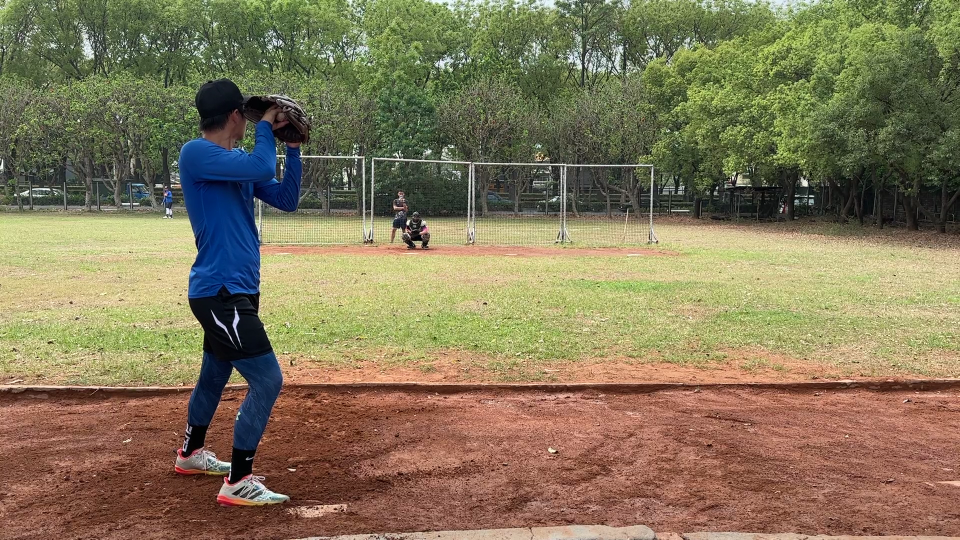
#> input picture mediapipe_v2/1.png, 1919 x 1079 px (shown at 1/2 size)
$ jupyter execute --allow-errors main.ipynb
#> lines starting #> are read from the running program, lines starting #| are printed output that depends on the picture; after the words box and inside, x2 and y2 are one past the last pixel; in counts of white or black regions, pixels touching at a corner belong together; pictures that were not available may be replaced by others from this repository, and a replacement may not be noted
[cell 1]
import cv2
import mediapipe as mp
import math

# 初始化 MediaPipe Pose 模型
mp_drawing = mp.solutions.drawing_utils
mp_pose = mp.solutions.pose

# 计算两点之间的倾斜角度
# [13 lines left out: functions calculate_inclination, rescale_frame, not called in this run]

# 打开视频文件
cap = cv2.VideoCapture("IMG_7239.MOV")
#cap = cv2.VideoCapture("1.png")


# 使用 MediaPipe Pose 进行骨架检测
#> (the rest of this cell did not finish here and is left out)

[cell 2]
import cv2 as cv
import numpy as np

[cell 3]
import cv2
import numpy as np

# 讀取背景影像（無棒球的靜態背景）
background = cv2.imread('1.png')
#> background is the input picture: shape (1079, 1919, 3); mean B, G, R 89.6, 119.4, 130.9

# 將背景轉換為灰階
gray_background = cv2.cvtColor(background, cv2.COLOR_BGR2GRAY)
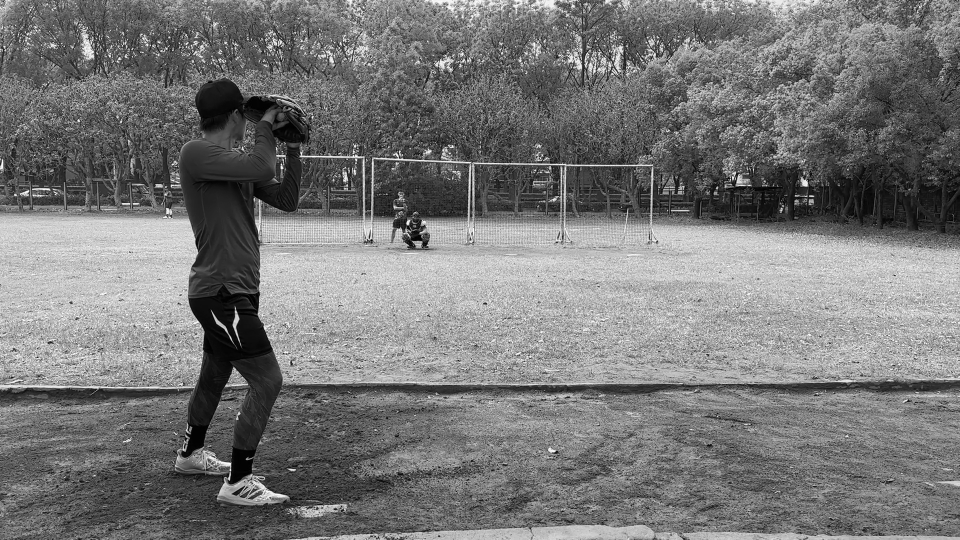
#> gray_background: shape (1079, 1919) (shown at 1/2 size); min 0, max 255, mean 119.4

# 讀取影片
cap = cv2.VideoCapture('IMG_7239.MOV')

while cap.isOpened():
    ret, frame = cap.read()
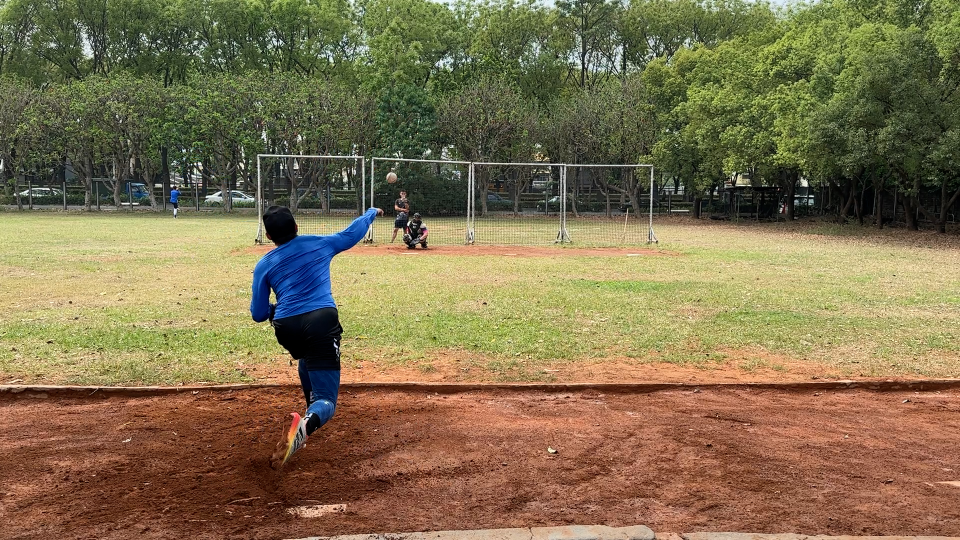
#> input picture mediapipe_v2/IMG_73291564.jpg, 1920 x 1080 px, given in place of IMG_7239.MOV, which was not available (shown at 1/2 size)
#> frame is the input picture: shape (1080, 1920, 3); mean B, G, R 79.6, 113.1, 128.2
    if not ret:
        break

    # 將每幀轉換為灰階
    gray_frame = cv2.cvtColor(frame, cv2.COLOR_BGR2GRAY)
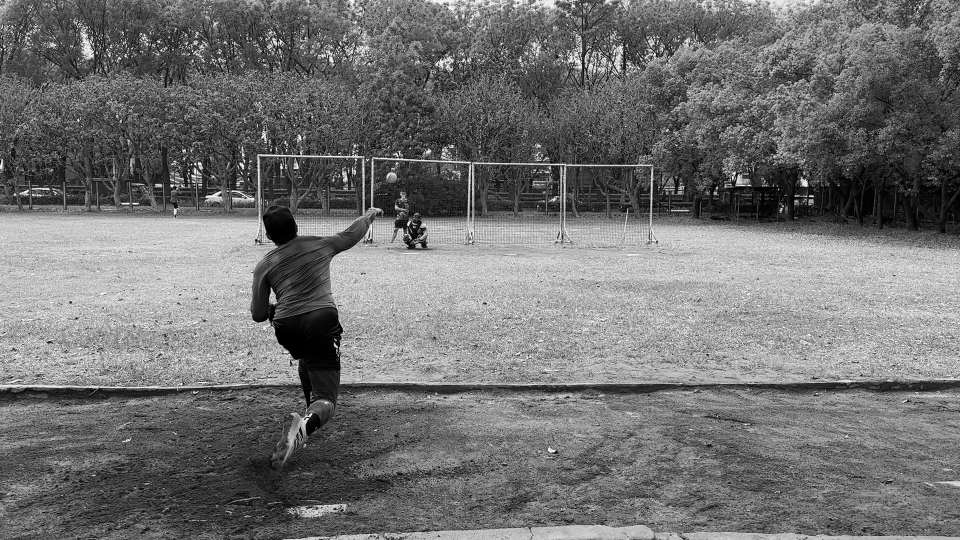
#> gray_frame: shape (1080, 1920) (shown at 1/2 size); min 0, max 255, mean 113.8

    # 調整當前幀大小以匹配背景影像大小
    if gray_background.shape != gray_frame.shape:
        gray_frame = cv2.resize(gray_frame, (gray_background.shape[1], gray_background.shape[0]))
#> gray_frame: shape (1079, 1919)

    # 計算背景與當前幀的差異
    diff = cv2.absdiff(gray_background, gray_frame)
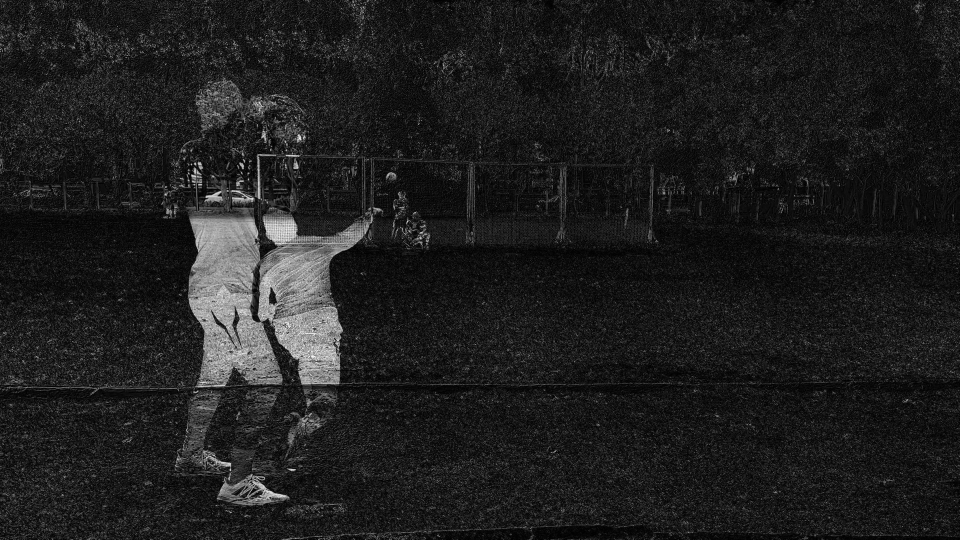
#> diff: shape (1079, 1919) (shown at 1/2 size); min 0, max 251, mean 30.3

    # 應用閾值將差異轉換為二值圖像
    _, foreground_mask = cv2.threshold(diff, 50, 255, cv2.THRESH_BINARY)
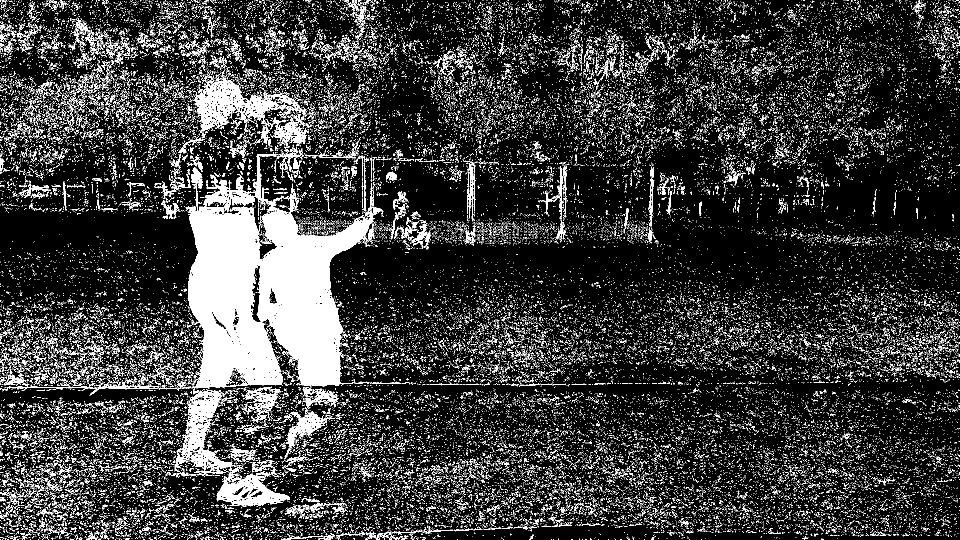
#> foreground_mask: shape (1079, 1919) (shown at 1/2 size); 15.7% white; 59380 white regions (58285 under 20 px), largest, box (x1, y1, x2, y2) and area: (364, 308, 767, 787) 93087, (343, 778, 579, 1012) 11480, (389, 150, 614, 266) 8198

    # 去除雜訊
    foreground_mask = cv2.morphologyEx(foreground_mask, cv2.MORPH_OPEN, cv2.getStructuringElement(cv2.MORPH_ELLIPSE, (5, 5)))
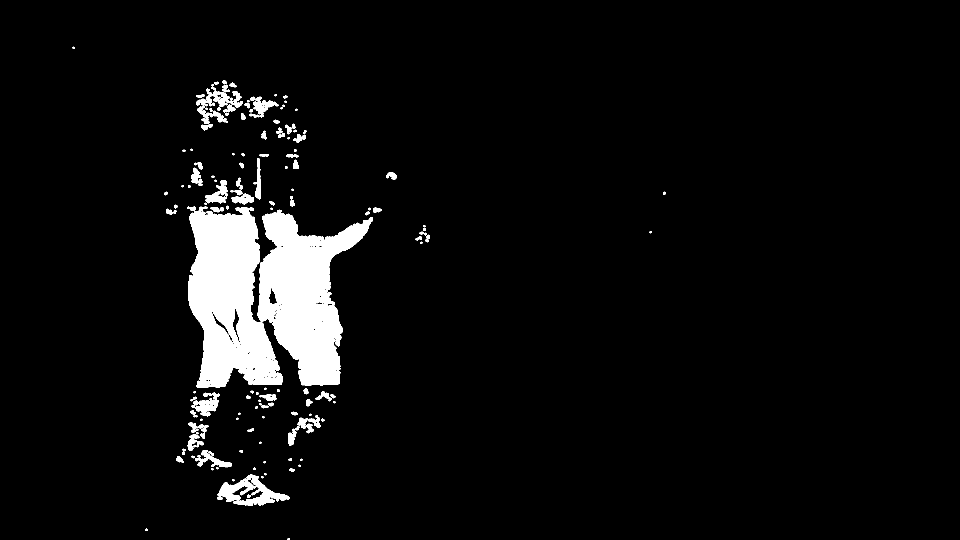
#> foreground_mask: shape (1079, 1919) (shown at 1/2 size); 5.2% white; 157 white regions (43 under 20 px)

    # 確保遮罩是 uint8 格式
    foreground_mask = foreground_mask.astype(np.uint8)

    # 檢查遮罩和圖像尺寸是否一致，並調整大小
    if foreground_mask.shape != frame.shape[:2]:
        foreground_mask = cv2.resize(foreground_mask, (frame.shape[1], frame.shape[0]))
#> foreground_mask: shape (1080, 1920)

    # 使用遮罩保留棒球部分
    foreground = cv2.bitwise_and(frame, frame, mask=foreground_mask)
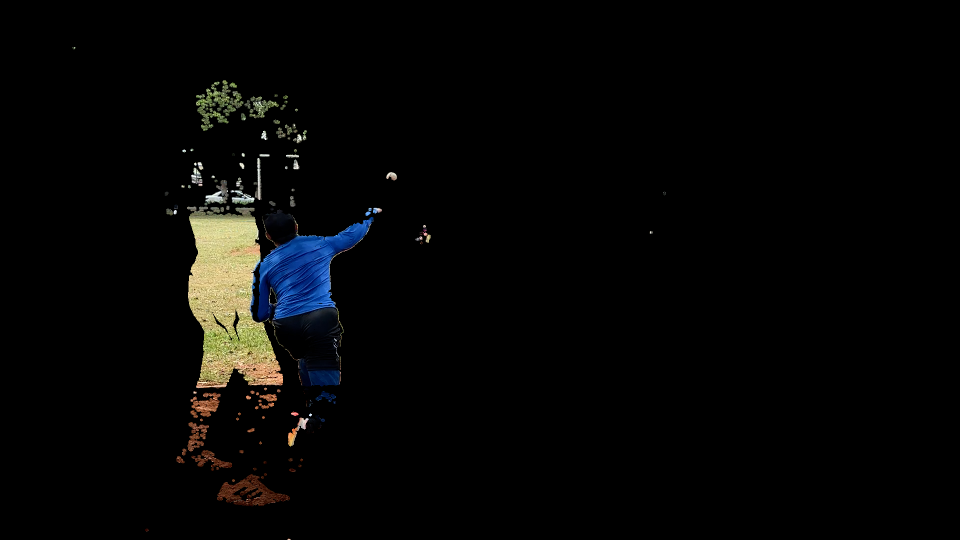
#> foreground: shape (1080, 1920, 3) (shown at 1/2 size); mean B, G, R 5.4, 6, 5.9

    # 顯示結果
    cv2.imshow('Foreground', foreground)

    # 按 'q' 鍵退出
    if cv2.waitKey(30) & 0xFF == ord('q'):
#> (key q is pressed here)
        break

# 釋放資源
cap.release()
cv2.destroyAllWindows()

[cell 4]
import cv2
import numpy as np

# 讀取背景影像（無棒球的靜態背景）
background = cv2.imread('1.png')

# 將背景轉換為灰階
gray_background = cv2.cvtColor(background, cv2.COLOR_BGR2GRAY)

# 讀取影片
cap = cv2.VideoCapture('IMG_7239.MOV')


# 獲取影片的幀寬、高、和每秒幀數（fps）
frame_width = int(cap.get(cv2.CAP_PROP_FRAME_WIDTH))
frame_height = int(cap.get(cv2.CAP_PROP_FRAME_HEIGHT))
fps = int(cap.get(cv2.CAP_PROP_FPS))

# 創建VideoWriter對象來保存結果影片
output = cv2.VideoWriter('output_video.mp4', cv2.VideoWriter_fourcc(*'mp4v'), fps, (frame_width, frame_height))

while cap.isOpened():
    ret, frame = cap.read()
    if not ret:
        break  # 如果沒有讀取到幀，則退出循環

    # 確保當前幀不為空
    if frame is None:
        print("Warning: empty frame encountered.")
        continue

    # 將每幀轉換為灰階
    gray_frame = cv2.cvtColor(frame, cv2.COLOR_BGR2GRAY)

    # 調整當前幀大小以匹配背景影像大小
    if gray_background.shape != gray_frame.shape:
        gray_frame = cv2.resize(gray_frame, (gray_background.shape[1], gray_background.shape[0]))

    # 計算背景與當前幀的差異
    diff = cv2.absdiff(gray_background, gray_frame)

    # 應用閾值將差異轉換為二值圖像
    _, foreground_mask = cv2.threshold(diff, 50, 255, cv2.THRESH_BINARY)

    # 去除雜訊
    foreground_mask = cv2.morphologyEx(foreground_mask, cv2.MORPH_OPEN, cv2.getStructuringElement(cv2.MORPH_ELLIPSE, (5, 5)))

    # 確保遮罩是 uint8 格式
    foreground_mask = foreground_mask.astype(np.uint8)

    # 檢查遮罩和圖像尺寸是否一致，並調整大小
    if foreground_mask.shape != frame.shape[:2]:
        foreground_mask = cv2.resize(foreground_mask, (frame.shape[1], frame.shape[0]))

    # 使用遮罩保留棒球部分
    foreground = cv2.bitwise_and(frame, frame, mask=foreground_mask)

    # 將結果寫入新影片
    output.write(foreground)

    # 顯示結果（可選）
    cv2.imshow('Foreground', foreground)

    # 按 'q' 鍵退出
    if cv2.waitKey(30) & 0xFF == ord('q'):
#> (key q is pressed here)
        break

# 釋放資源
cap.release()
output.release()  # 釋放影片寫入對象
cv2.destroyAllWindows()

[cell 5]
import cv2
import numpy as np

# 讀取背景影像（無棒球的靜態背景）
background = cv2.imread('1.png')
if background is None:
    print("Error: Background image not found.")
    exit()

# 將背景轉換為灰階
gray_background = cv2.cvtColor(background, cv2.COLOR_BGR2GRAY)

# 讀取影片
cap = cv2.VideoCapture('IMG_7239.MOV')
if not cap.isOpened():
    print("Error: Video file not found or cannot be opened.")
    exit()

# 獲取影片的幀寬、高、和每秒幀數（fps）
frame_width = int(cap.get(cv2.CAP_PROP_FRAME_WIDTH))
frame_height = int(cap.get(cv2.CAP_PROP_FRAME_HEIGHT))
fps = int(cap.get(cv2.CAP_PROP_FPS))

# 創建VideoWriter對象來保存結果影片
output = cv2.VideoWriter('output_video1.mp4', cv2.VideoWriter_fourcc(*'mp4v'), fps, (frame_width, frame_height))

def highlight_object(image, mask):
    """高亮顯示被檢測物體"""
    highlighted = image.copy()
    highlighted[mask > 0] = [0, 255, 255]  # 將顏色改為亮黃色
    return highlighted

while cap.isOpened():
    ret, frame = cap.read()
    if not ret:
        break  # 如果沒有讀取到幀，則退出循環

    # 將每幀轉換為灰階
    gray_frame = cv2.cvtColor(frame, cv2.COLOR_BGR2GRAY)

    # 調整當前幀大小以匹配背景影像大小
    if gray_background.shape != gray_frame.shape:
        gray_frame = cv2.resize(gray_frame, (gray_background.shape[1], gray_background.shape[0]))

    # 計算背景與當前幀的差異
    diff = cv2.absdiff(gray_background, gray_frame)

    # 應用閾值將差異轉換為二值圖像
    _, foreground_mask = cv2.threshold(diff, 50, 255, cv2.THRESH_BINARY)

    # 去除雜訊
    foreground_mask = cv2.morphologyEx(foreground_mask, cv2.MORPH_OPEN, cv2.getStructuringElement(cv2.MORPH_ELLIPSE, (5, 5)))

    # 檢測輪廓
    contours, _ = cv2.findContours(foreground_mask, cv2.RETR_EXTERNAL, cv2.CHAIN_APPROX_SIMPLE)
#> contours = 157 contours, 65 with area under 20; largest, box (x1, y1, x2, y2) and area: (376, 413, 746, 776) 86232, (434, 948, 579, 1012) 3486, (392, 168, 459, 248) 1657, (383, 796, 438, 833) 986, (411, 360, 456, 407) 882

    # 檢查是否檢測到任何輪廓
    if contours:
        # 找到最大的輪廓
        largest_contour = max(contours, key=cv2.contourArea)
#> largest_contour = contour of 1548 points, box (x1, y1, x2, y2) (376, 413, 746, 776), area 86232

        # 獲取輪廓的邊界框
        x, y, w, h = cv2.boundingRect(largest_contour)
#> x = 376; y = 413; w = 370; h = 363

        # 確保掩碼與當前幀大小一致
        foreground_mask_resized = cv2.resize(foreground_mask, (frame.shape[1], frame.shape[0]))

        # 高亮顯示棒球
        highlighted_frame = highlight_object(frame, foreground_mask_resized)
#> in highlight_object, `highlighted[mask > 0] = [0, 255, 255]`:
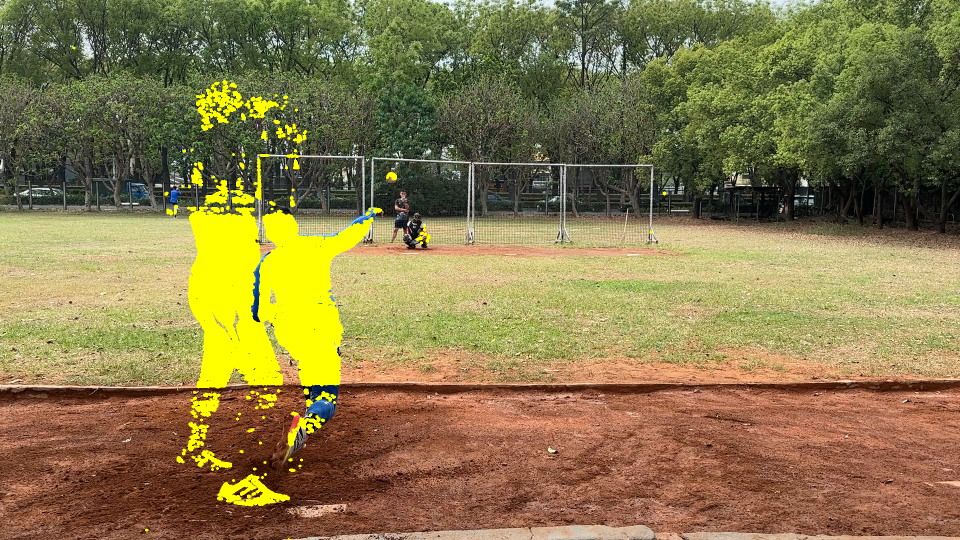
#> highlighted: shape (1080, 1920, 3) (shown at 1/2 size); 5.53% of pixels changed, all inside (x1, y1, x2, y2) = (145, 93, 1332, 1080)

        # 在原圖上繪製邊界框
        cv2.rectangle(highlighted_frame, (x, y), (x+w, y+h), (0, 255, 0), 2)
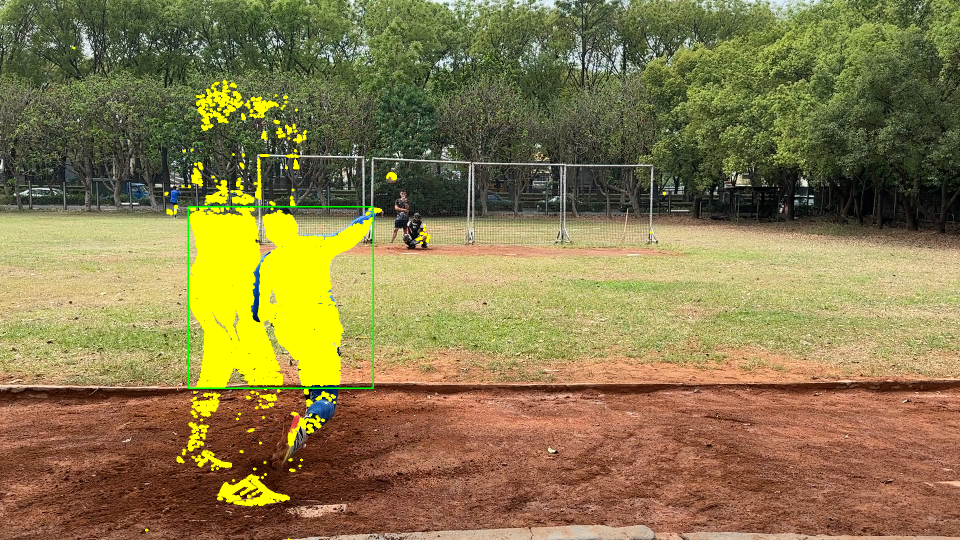
#> highlighted_frame: shape (1080, 1920, 3) (shown at 1/2 size); 0.21% of pixels changed, all inside (x1, y1, x2, y2) = (375, 412, 748, 778)

        # 將結果寫入新影片
        output.write(highlighted_frame)

        # 顯示結果（可選）
        cv2.imshow('Highlighted Frame', highlighted_frame)

    # 按 'q' 鍵退出
    if cv2.waitKey(30) & 0xFF == ord('q'):
#> (key q is pressed here)
        break

# 釋放資源
cap.release()
output.release()  # 釋放影片寫入對象
cv2.destroyAllWindows()
